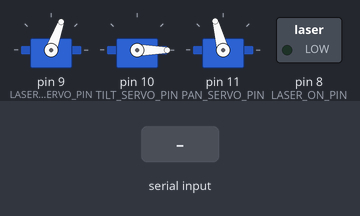
This sketch was run on a simulated Arduino Uno, built with avr-gcc and run on an emulated ATmega328P. Parts: 3 × servo, switched loads named in the sketch (green lamp = pin HIGH). The test bench sets the inputs (shaded band).

Above: at 1.2 s.
1.3 s: "a:45\n" received over Serial
At 3.1 s:
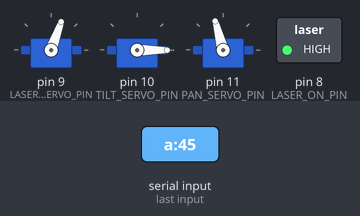
3.8 s: "b90\n" received over Serial
At 6.0 s:
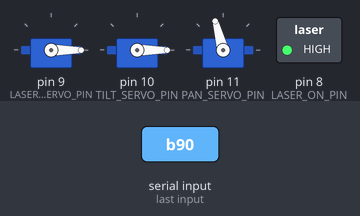
6.3 s: "a90\n" received over Serial
At 8.1 s:
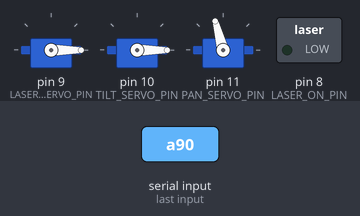
8.7 s: "b:45\n" received over Serial
At 10.8 s:
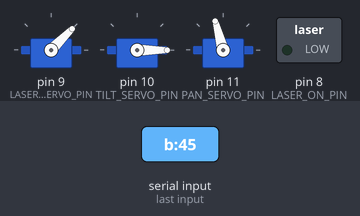
11.1 s: "c90\n" received over Serial
At 13.0 s:
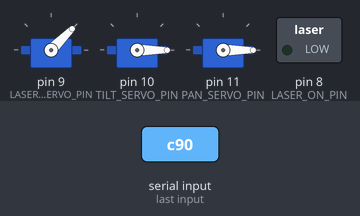
13.6 s: "c:45\n" received over Serial
At 16.0 s:
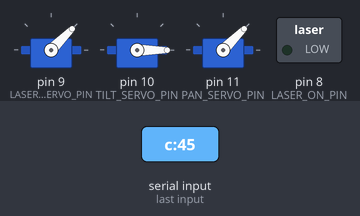
Timing chart, 0 to 17.0 s (numbered marks = the images above; inputs shaded):
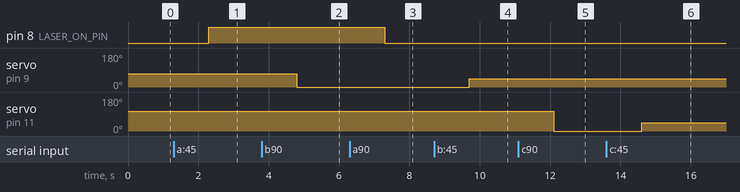

Measured:
- after the input at 1.3 s, pin 8 (LASER_ON_PIN): LOW → HIGH after 1.0 s
- after the input at 3.8 s, servo on pin 9 (LASER_SERVO_PIN): 70° → 0° after 1.0 s
- after the input at 6.3 s, pin 8 (LASER_ON_PIN): HIGH → LOW after 1.0 s
- after the input at 8.7 s, servo on pin 9 (LASER_SERVO_PIN): 0° → 45° after 1.0 s
- after the input at 11.1 s, servo on pin 11 (PAN_SERVO_PIN): 105° → 0° after 1.0 s
- after the input at 13.6 s, servo on pin 11 (PAN_SERVO_PIN): 0° → 45° after 1.0 s

The sketch:

tilt_pan_laser_platform.ino
```cpp
#include <Servo.h>
Servo laserServo;
Servo panServo;
Servo tiltServo;

#define LASER_SERVO_PIN 9
#define LASER_ON_PIN 8

#define PAN_SERVO_PIN 11
#define TILT_SERVO_PIN 10


void  setup()
{

  pinMode (LASER_ON_PIN,  OUTPUT);
  laserServo.attach(LASER_SERVO_PIN);
  laserServo.write(70);

  tiltServo.attach(TILT_SERVO_PIN);
  tiltServo.write(0);

  panServo.attach(PAN_SERVO_PIN);
  panServo.write(105);

  Serial.begin(115200);
  while (!Serial);

}


void  loop() {
  if (Serial.available())
  {
    // int state = Serial.parseInt();
    String command = Serial.readString();
    int delimit_idx = command.indexOf(":");
    char command_type = command[0];
    int value = command.substring(delimit_idx+1).toInt();

    // String reply = "Command:";
    // reply += command;
    // reply += "; type:";
    // reply += command_type;
    // reply += "; value:";
    // reply.concat(value);
    // Serial.println(reply);

    // a - laser on / off
    // b - laser angle
    // c - pan
    // d - tilt
    if(command_type == 'a') {
      digitalWrite (LASER_ON_PIN, value);
    } else if(command_type == 'b') {
      laserServo.write(value);
    } else if (command_type == 'c') {
      panServo.write(value);
    } else if (command_type == 'd') {
      if(value <= 110) {
        tiltServo.write(value);
      }
      // else {
      //   Serial.println("invalid command for tilt servo");
      // }
    }
  }
}


  
```
